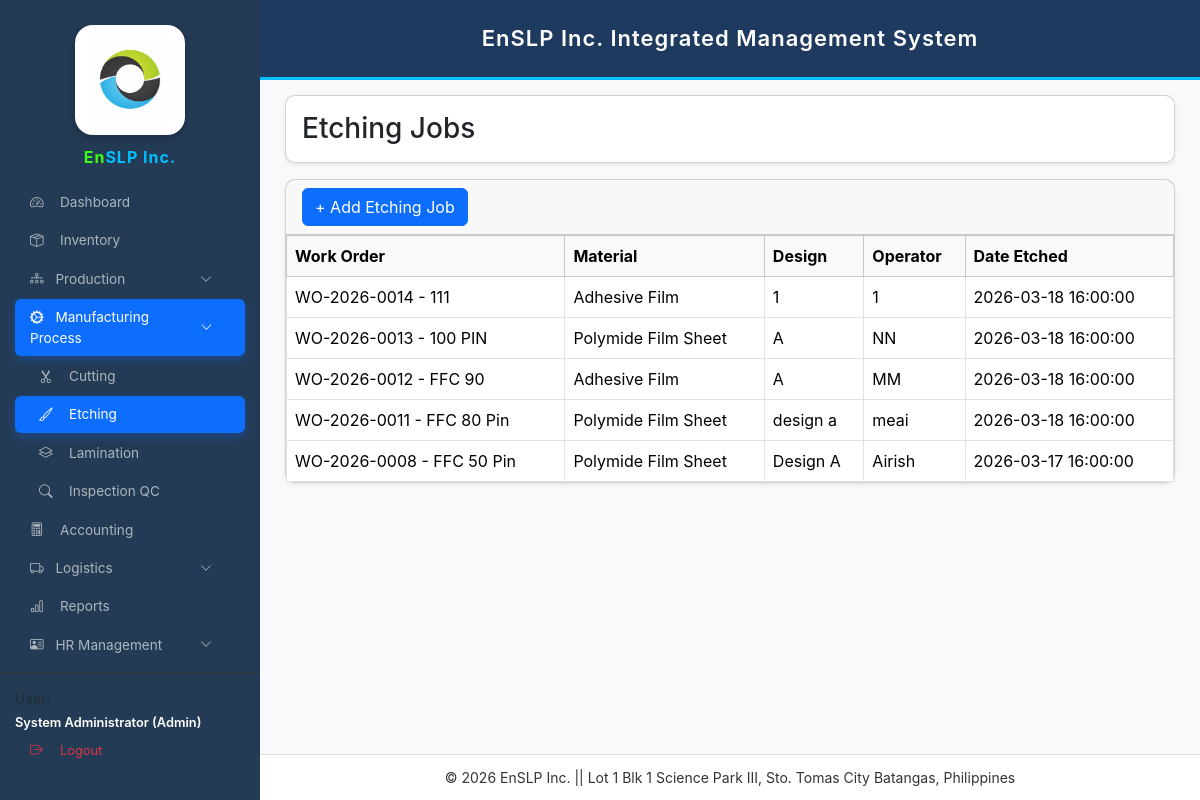
Page /etching.php (signed in) on the committed database.
### tables this page shows
CREATE TABLE `etching_jobs` (
  `id` int(11) NOT NULL,
  `work_order_id` varchar(50) NOT NULL,
  `item_id` int(11) DEFAULT NULL,
  `design` varchar(100) DEFAULT NULL,
  `operator` varchar(100) DEFAULT NULL,
  `date_etched` timestamp NOT NULL DEFAULT current_timestamp(),
  `quantity` int(11) DEFAULT 0
);

CREATE TABLE `work_orders` (
  `id` int(11) NOT NULL,
  `wo_no` varchar(50) DEFAULT NULL,
  `product_name` varchar(150) NOT NULL,
  `client` varchar(150) DEFAULT NULL,
  `qty` int(11) DEFAULT 0,
  `status` varchar(50) DEFAULT NULL,
  `date_started` date NOT NULL,
  `date_completed` date DEFAULT NULL,
  `remarks` varchar(255) DEFAULT NULL,
  `created_at` timestamp NOT NULL DEFAULT current_timestamp(),
  `selling_price` decimal(10,2) DEFAULT 0.00
);

CREATE TABLE `inventory_items` (
  `id` int(11) NOT NULL,
  `item_code` varchar(50) DEFAULT NULL,
  `item_name` varchar(150) NOT NULL,
  `category` varchar(50) DEFAULT NULL,
  `unit` varchar(30) DEFAULT 'pcs',
  `quantity` int(11) NOT NULL DEFAULT 0,
  `reorder_level` int(11) NOT NULL DEFAULT 0,
  `created_at` datetime NOT NULL DEFAULT current_timestamp(),
  `cost` decimal(10,2) DEFAULT NULL,
  `selling_price` decimal(10,2) DEFAULT 0.00,
  `status` varchar(20) DEFAULT 'active',
  `value` decimal(10,2) DEFAULT 0.00
);

### etching.php (the view, shortened to what this page needs)
<?php
require_once "config.php";
$stmt=$conn->query("
SELECT e.*,i.item_name,w.wo_no,w.product_name
FROM etching_jobs e
LEFT JOIN inventory_items i ON e.item_id=i.id
LEFT JOIN work_orders w ON e.work_order_id=w.id
ORDER BY e.id DESC
");
$jobs=$stmt->fetchAll(PDO::FETCH_ASSOC);
?>
<!DOCTYPE html>
<html>
<head>
<link href="https://cdn.jsdelivr.net/npm/bootstrap@5.3.3/dist/css/bootstrap.min.css" rel="stylesheet">
</head>
<body>
<div class="d-flex">
<?php include 'sidebar.php'; ?>
<?php include 'header.php'; ?>
<div class="main-content flex-grow-1">
<div class="card shadow-sm mb-3">
<div class="card-body">
<h3 class="mb-0">Etching Jobs</h3>
</div>
</div>
<div class="card shadow-sm">
<div class="card-header">
<button class="btn btn-primary"
data-bs-toggle="modal"
data-bs-target="#addEtchingModal">
+ Add Etching Job
</button>
</div>
<div class="card-body p-0">
<table class="table table-bordered mb-0">
<thead class="table-light">
<tr>
<th>Work Order</th>
<th>Material</th>
<th>Design</th>
<th>Operator</th>
<th>Date Etched</th>
</tr>
</thead>
<tbody>
<?php if($jobs){ ?>
<?php foreach($jobs as $row){ ?>
<tr>
<td><?=$row['wo_no']?> - <?=$row['product_name']?></td>
<td><?=$row['item_name']?></td>
<td><?=$row['design']?></td>
<td><?=$row['operator']?></td>
<td><?=$row['date_etched']?></td>
</tr>
<?php } ?>
<?php } ?>
</tbody>
</table>
</div>
</div>
</div>
</div>
<?php include 'footer.php'; ?>
</body>
</html>

### etching.php (style rules this page uses)
body { background:#f4f6f9; font-family:Arial; }
.main-content { margin-left:260px; padding:25px; margin-top:70px; }
.card { border-radius:10px; }

### sidebar.php (style rules this page uses)
:root { --sb-width:260px; --primary-blue:#0d6efd; --sidebar-bg:#243b55; }
body { font-family:'Inter',sans-serif!important; margin:0!important; background:#f8f9fa; }

### rows in the picture
etching_jobs: work_order.wo_no "WO-2026-0014", work_order.product_name "111", inventory_items.item_name "Adhesive Film", design "1", operator "1", date_etched "2026-03-18 16:00:00"
etching_jobs: work_order.wo_no "WO-2026-0013", work_order.product_name "100 PIN", inventory_items.item_name "Polymide Film Sheet", design "A", operator "NN", date_etched "2026-03-18 16:00:00"
etching_jobs: work_order.wo_no "WO-2026-0012", work_order.product_name "FFC 90", inventory_items.item_name "Adhesive Film", design "A", operator "MM", date_etched "2026-03-18 16:00:00"
etching_jobs: work_order.wo_no "WO-2026-0011", work_order.product_name "FFC 80 Pin", inventory_items.item_name "Polymide Film Sheet", design "design a", operator "meai", date_etched "2026-03-18 16:00:00"
etching_jobs: work_order.wo_no "WO-2026-0008", work_order.product_name "FFC 50 Pin", inventory_items.item_name "Polymide Film Sheet", design "Design A", operator "Airish", date_etched "2026-03-17 16:00:00"
